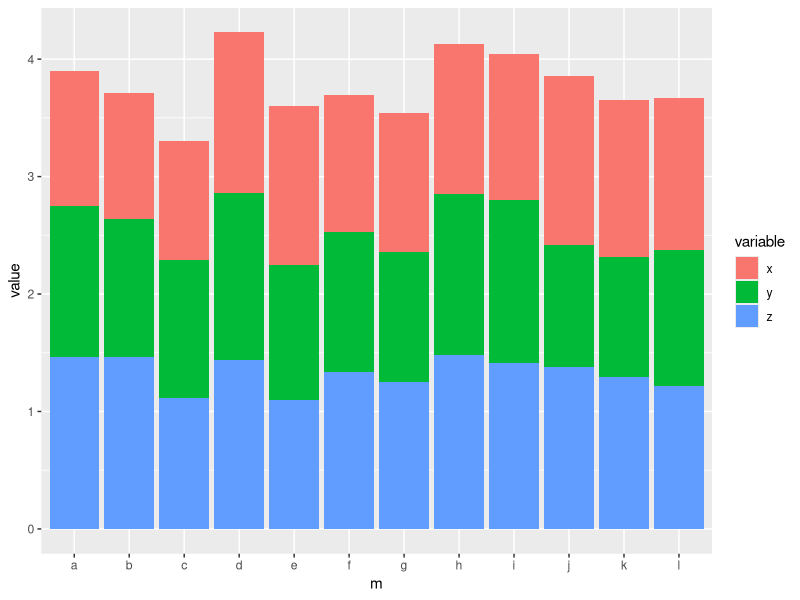

This figure's R source:
x <- runif(12,1,1.5)
y <- runif(12,1,1.5)
z <- runif(12,1,1.5)
m <- letters[1:12]
df <- data.frame(x,y,z,m)

#first of all you need to melt your data.frame
library(reshape2)
#when you melt essentially you create only one column with the value
#and one column with the variable i.e. your x,y,z 
df <- melt(df, id.vars='m')

#ggplot it. x axis will be m, y will be the value and fill will be
#essentially your x,y,z
library(ggplot2)
ggplot(df, aes(x=m, y=value, fill=variable)) + geom_bar(stat='identity')